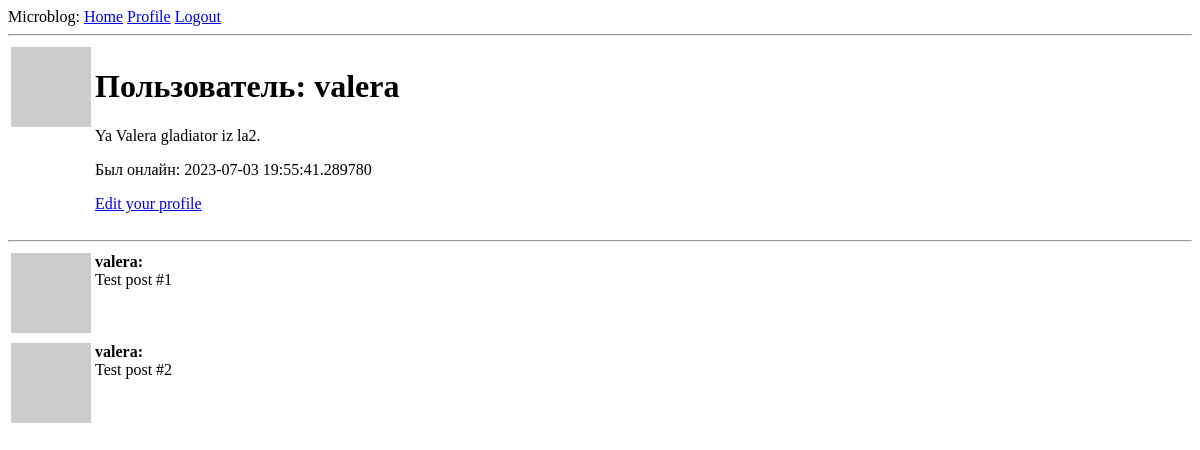
Page /user/valera (signed in) on the earlier database version.
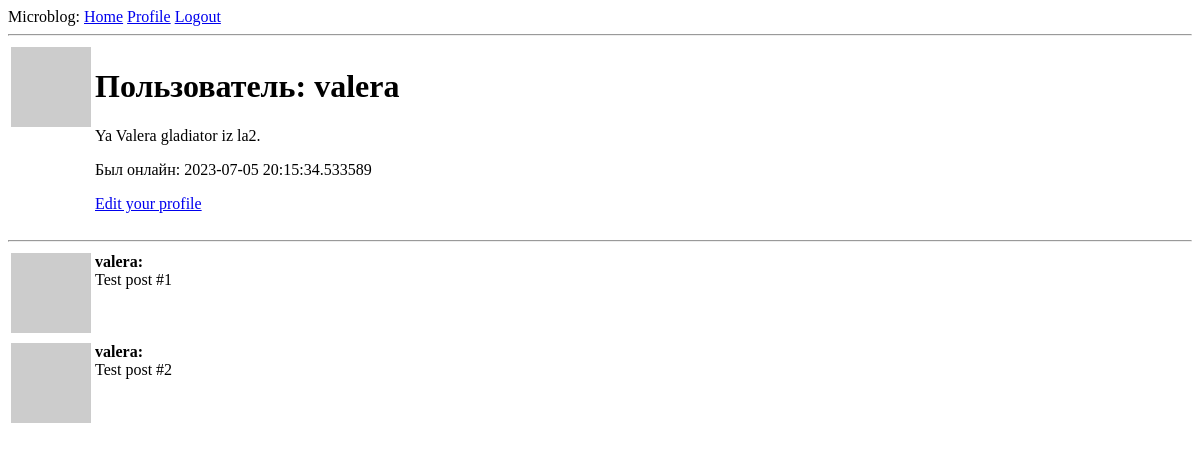
Same page on the later database version.
### app/models.py (models this page shows, shortened)
class User(UserMixin, db.Model):
    id = db.Column(db.Integer, primary_key=True)
    username = db.Column(db.String(64), index=True, unique=True)
    email = db.Column(db.String(120), index=True, unique=True)
    password_hash = db.Column(db.String(128))
    posts = db.relationship('Post', backref='author', lazy='dynamic')
    about_me = db.Column(db.String(140))
    last_seen = db.Column(db.DateTime, default=datetime.utcnow)
    def avatar(self, size):
        digest = md5(self.email.lower().encode('utf-8')).hexdigest()
        return f'https://www.gravatar.com/avatar/{digest}?d=identicon&s={size}'

### app/routes.py (the view)
@app.route('/user/<username>')
@login_required
def user(username):
    user = User.query.filter_by(username=username).first_or_404()
    posts = [
        {'author': user, 'body': 'Test post #1'},
        {'author': user, 'body': 'Test post #2'}
    ]
    return render_template('user.html', user=user, posts=posts)

### app/models.py (called while the page is built)
@login.user_loader
def load_user(id):
    return User.query.get(int(id))

### app/routes.py (called while the page is built)
@app.before_request
def before_request():
    if current_user.is_authenticated:
        current_user.last_seen = datetime.utcnow()
        db.session.commit()

### app/templates/user.html
{% extends 'base.html' %}
{% block content %}
<table>
    <tr valign="top">
        <td><img src="{{ user.avatar(128) }}" alt=""></td>
        <td>
            <h1>Пользователь: {{ user.username }}</h1>
            {% if user.about_me %} <p>{{ user.about_me }}</p> {% endif %}
            {% if user.last_seen %} <p>Был онлайн: {{ user.last_seen }}</p> {% endif %}
            {% if user == current_user %}
            <p><a href="{{ url_for('edit_profile') }}">Edit your profile</a></p>
            {% endif %}
        </td>
    </tr>
</table>
<hr>
{% for post in posts %}
    {% include '_post.html' %}
{% endfor %}
{% endblock %}

### app/templates/base.html (shortened to what this page needs)
<!DOCTYPE html>
<html lang="en">
<head>
</head>
<body>
  <div>
    Microblog:
    <a href="{{ url_for('index') }}">Home</a>
    {% if current_user.is_anonymous %}
    <a href="{{ url_for('login') }}">Login</a>
    {% else %}
    <a href="{{ url_for('user', username=current_user.username) }}">Profile</a>
    <a href="{{ url_for('logout') }}">Logout</a>
    {% endif %}
  </div>
  <hr>
  {% block content %}{% endblock %}
</body>
</html>

### app/templates/_post.html
<table>
    <tr valign="top">
        <td><img src="{{ post.author.avatar(36) }}"></td>
        <td><b>{{ post.author.username }}:</b> <br>{{ post.body }}</td>
    </tr>
</table>

Differences in the rows shown:
changed User "valera": last_seen "2023-07-03 19:55:41.289780" → "2023-07-05 20:15:34.533589"
